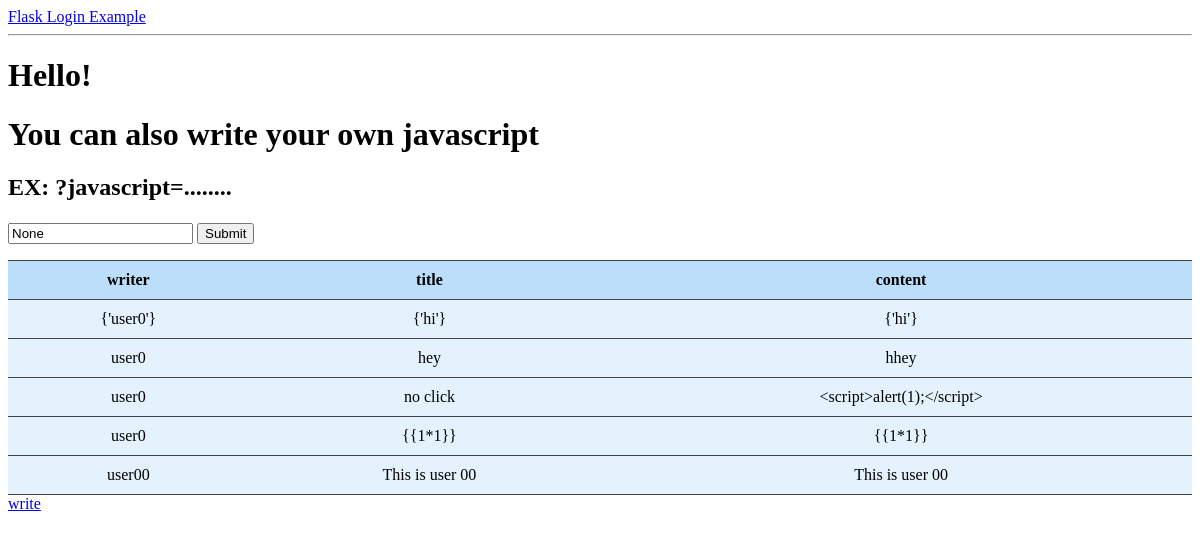
/board (signed in), run on the app's committed database.
### models.py (models this page shows, shortened)
class Board(db.Model):
    id = db.Column(db.Integer, primary_key=True)
    username = db.Column(db.String(32))
    title = db.Column(db.String(128))
    context = db.Column(db.String(2048))

### app.py (the view)
@app.route('/board', methods=['GET', 'POST']) # 로그인 된 후 홈 화면
def board():
    if session['logged_in'] != True:
        return redirect(url_for('login'))
    error = None
    id = session['login_user'] # 세션에 저장했던 로그인 유저 아이디를 변수에 저장함
    if request.method == 'GET': # 처음 페이지가 로드되는 GET 통신
        db = sqlite3.connect(DATABASE)
        cur = db.cursor()
        data = cur.execute(f'select * from board')
        rv = data.fetchall()
        print(type(rv))
        data_list = []
        for row in rv:
            data_dic = {
                'writer': row[0],
                'title': row[1],
                'content': row[2]
            }
            data_list.append(data_dic)
        cur.close()
        db.close()
        free_write = request.args.get('javascript')
        search = request.args.get('search')
        return render_template('board.html', error=error, name=id, data_list=data_list, free_write=free_write, search=search) # html을 렌더하며 DB에서 받아온 값들을 넘김
    return render_template('board.html', error=error, name=id)

### templates/board.html (shortened to what this page needs)
{% extends "base.html" %}
{% block content %}
<!DOCTYPE html>
<html lang="en">
<head>
</head>
<body>
    <p>
        <h1> Hello! </h1>
        <h1> You can also write your own javascript</h1>
        <h2> EX: ?javascript=........ </h2>
        <form action="/board" method="GET">
            <input type="text" name="search" placeholder="search" value="{{search}}">
            <input type="submit">
        </form>
    </p>
    <table class="table">
        <tr>
            <th>writer</th>
            <th>title</th>
            <th>content</th>
        </tr>
        {% for obj in data_list%}
        <tbody>
            <tr>
                <td>{{obj.writer}}</td>
                <td>{{obj.title}}</td>
                <td>{{obj.content}}</td>
            </tr>
        </tbody>
        {% endfor %}
    </table>
    <a href="/board_write">write</a> <br> <br>
</body>
</html>
{% endblock %}

### templates/base.html (shortened to what this page needs)
<html>
  <head>
  </head>
  <body>
    <div><a href="/">Flask Login Example</a></div>
    <hr>
    {% block content %}{% endblock %}
  </body>
</html>

### templates/board.html (style rules this page uses)
table { width: 100%; border-top: 1px solid #444444; border-collapse: collapse; }
th, td { border-bottom: 1px solid #444444; padding: 10px; text-align: center; }
th { background-color: #bbdefb; }
td { background-color: #e3f2fd; }

### data on the page
Board: writer "{'user0'}", title "{'hi'}", content "{'hi'}"
Board: writer "user0", title "hey", content "hhey"
Board: writer "user0", title "no click", content "<script>alert(1);</script>"
Board: writer "user0", title "{{1*1}}", content "{{1*1}}"
Board: writer "user00", title "This is user 00", content "This is user 00"
